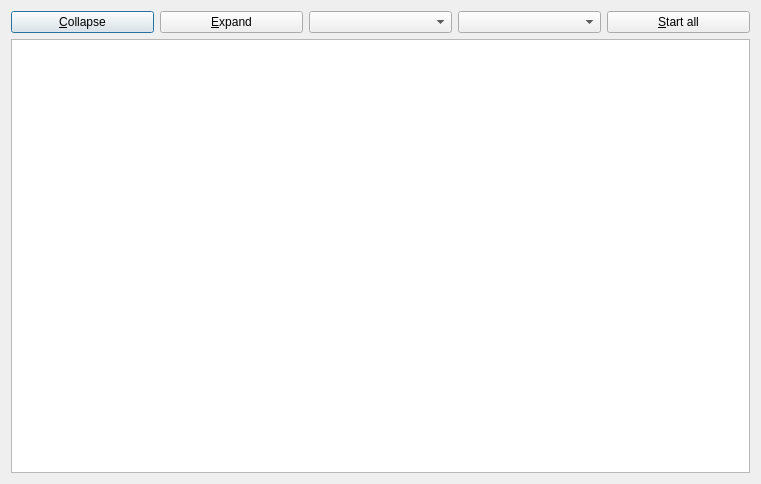
<?xml version="1.0" encoding="UTF-8"?>
<ui version="4.0">
 <class>_widget_top</class>
 <widget class="QDialog" name="_widget_top">
  <property name="geometry">
   <rect>
    <x>0</x>
    <y>0</y>
    <width>761</width>
    <height>484</height>
   </rect>
  </property>
  <property name="minimumSize">
   <size>
    <width>300</width>
    <height>30</height>
   </size>
  </property>
  <property name="windowTitle">
   <string>ROS Launch GUI</string>
  </property>
  <layout class="QVBoxLayout" name="_vlayout">
   <item>
    <layout class="QHBoxLayout" name="horizontalLayout">
     <item>
      <widget class="QPushButton" name="_pushbutton_collapse">
       <property name="text">
        <string>&amp;Collapse</string>
       </property>
      </widget>
     </item>
     <item>
      <widget class="QPushButton" name="_pushbutton_expand">
       <property name="text">
        <string>&amp;Expand</string>
       </property>
      </widget>
     </item>
     <item>
      <widget class="QComboBox" name="_combobox_pkg"/>
     </item>
     <item>
      <widget class="QComboBox" name="_combobox_launchfile_name"/>
     </item>
     <item>
      <widget class="QPushButton" name="_pushbutton_start_stop_all">
       <property name="text">
        <string>&amp;Start all</string>
       </property>
      </widget>
     </item>
    </layout>
   </item>
   <item>
    <widget class="QTreeView" name="_treeview">
     <property name="alternatingRowColors">
      <bool>true</bool>
     </property>
     <property name="animated">
      <bool>true</bool>
     </property>
     <property name="headerHidden">
      <bool>true</bool>
     </property>
    </widget>
   </item>
  </layout>
 </widget>
 <resources/>
 <connections/>
</ui>
